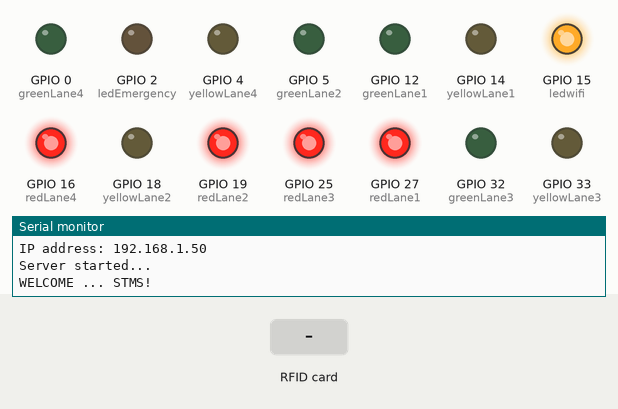
Bench run of a sketch on a simulated ESP32. On the bench: output pins drawn as LEDs (lit = HIGH), the last lines printed to the serial monitor. The test bench sets the inputs (shaded band). WiFi joins after 1.5 s; servers stay silent unless stated; random numbers use the default seed unless the sketch sets one.

Above: at 3.2 s.
3.3 s: RFID card 66 76 97 12 held to the reader
At 4.2 s:
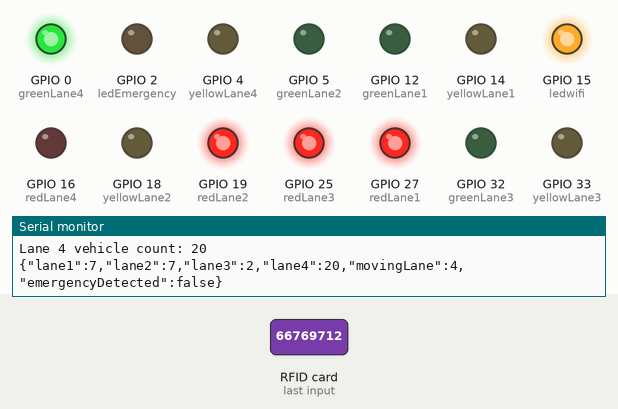
4.8 s: RFID card 06 54 D6 4B held to the reader
At 5.6 s:
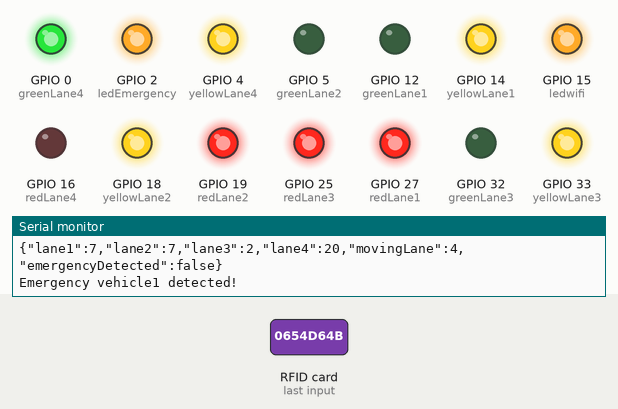
9.8 s: RFID card 23 C3 36 95 held to the reader
At 16.0 s:
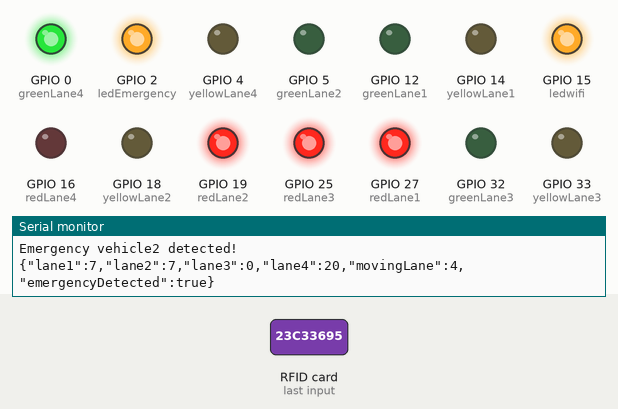
Timing chart, 0 to 16.8 s (numbered marks = the images above; inputs shaded):
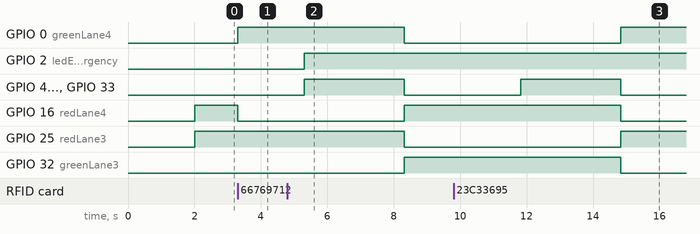

Measured:
- after the input at 3.3 s, GPIO 0 (greenLane4): LOW → HIGH at once; GPIO 16 (redLane4): HIGH → LOW at once
- after the input at 4.8 s, GPIO 0 (greenLane4), GPIO 25 (redLane3): HIGH → LOW after 3.5 s; GPIO 2 (ledEmergency): LOW → HIGH after 0.51 s; GPIO 4 (yellowLane4), GPIO 14 (yellowLane1), GPIO 18 (yellowLane2), GPIO 33 (yellowLane3): LOW → HIGH after 0.51 s, → LOW 3.0 s later; GPIO 16 (redLane4), GPIO 32 (greenLane3): LOW → HIGH after 3.5 s
- after the input at 9.8 s, GPIO 0 (greenLane4), GPIO 25 (redLane3): LOW → HIGH after 5.0 s; GPIO 4 (yellowLane4), GPIO 14 (yellowLane1), GPIO 18 (yellowLane2), GPIO 33 (yellowLane3): LOW → HIGH after 2.0 s, → LOW 3.0 s later; GPIO 16 (redLane4), GPIO 32 (greenLane3): HIGH → LOW after 5.0 s

The sketch:

STMS_source_code.ino
```cpp
#include <WiFi.h>
#include <WebServer.h>
#include <WebSocketsServer.h>
#include <ArduinoJson.h>

#include <Wire.h>
#include <PN532_I2C.h>
#include <PN532.h>
#include <NfcAdapter.h>


PN532_I2C pn532i2c(Wire);
PN532 nfc(pn532i2c);

WebServer server(80);
WebSocketsServer webSocket = WebSocketsServer(81);

const char* ssid = "OPPO A1K";
const char* password = "66769712";


const int maxAttempts = 30;
const int delayBetweenAttempts = 1000;
const int ledwifi = 15;

const int ledEmergency = 2;

const int redLane1 = 27;
const int yellowLane1 = 14;
const int greenLane1 = 12;

const int redLane2 = 19;
const int yellowLane2 = 18;
const int greenLane2 = 5;

const int redLane3 = 25;
const int yellowLane3 = 33;
const int greenLane3 = 32;

const int redLane4 = 16;
const int yellowLane4 = 4;
const int greenLane4 = 0;

int vehicleCountLane1 = 0;
int vehicleCountLane2 = 0;
int vehicleCountLane3 = 0;
int vehicleCountLane4 = 0;
int highestDensityLane = 1;

// Define flags to track the presence of emergency vehicles
bool emergencyVehicle1Detected = false;
bool emergencyVehicle2Detected = false;

uint8_t tag1[] = {0x06, 0x54, 0xD6, 0x4B};   // Tag 1 UID (Emergency vehicle 1)
uint8_t tag2[] = {0x23, 0xC3, 0x36, 0x95};  // Tag 2 UID (Emergency vehicle 2)

const char webpage[] PROGMEM = R"rawliteral(<!DOCTYPE html><html lang="en"> <head> <meta charset="UTF-8" /> <meta name="viewport" content="width=device-width, initial-scale=1.0" /> <title>Smart Traffic Management System</title> <style> body { font-family: Arial, sans-serif; background-color: #eeeeee; color: #003366; margin: 0; padding: 0; display: flex; height: 100vh; box-sizing: border-box; } .container { display: flex; flex-direction: column; align-items: center; text-align: center; flex: 1; } img { width: 100%; max-width: 600px; height: auto; display: block; } .corner-text { position: absolute; color: #23130e; font-size: 1rem; font-weight: bold; } .top-left { top: 15%; left: 15%; transform: translate(-50%, -50%); } .top-right { top: 15%; right: 15%; transform: translate(50%, -50%); } .bottom-left { bottom: 15%; left: 15%; transform: translate(-50%, 50%); } .bottom-right { bottom: 15%; right: 15%; transform: translate(50%, 50%); } .status { font-size: 1.2rem; font-weight: bold; margin-top: 5px; padding: 5px; border-radius: 5px; } .moving { color: #ffffff; background-color: #28a745; } .stopped { color: #ffffff; background-color: #dc3545; } .side-panel { width: 250px; background-color: #ffffff; padding: 20px; box-shadow: 0 0 10px rgba(0, 0, 0, 0.1); } .side-panel h2 { color: #003366; margin-top: 0; } .side-panel p { color: #666666; } .warning { display: none; background-color: #ffcc00; color: #ffffff; font-size: 1rem; font-weight: bold; padding: 10px; border-radius: 5px; margin-top: 20px; animation: flash 1s infinite; } @keyframes flash { 0%, 50%, 100% { background-color: #ff0000; } 25%, 75% { background-color: #ffcc00; } } </style> </head> <body> <div class="side-panel"> <h1>STMS</h1> <h2>Dashboard</h2> <hr /> <p><strong>Current Mode:</strong> Dynamic</p> <p><strong>System Status:</strong> Online</p> <div id="warning" class="warning">Emergency Vehicle Detected!</div> </div> <div class="container"> <div style="position: relative; width: 100%; max-width: 600px"> <img src="https://cdn.pixabay.com/photo/2023/08/13/22/19/street-8188557_1280.png" alt="four-way-intersection" /> <div class="corner-text top-right" id="Lane1"> <h2>Lane 1</h2> <p>Vehicle count: <span id="lane1">-</span></p> <div id="status1" class="status">-</div> </div> <div class="corner-text bottom-left" id="Lane2"> <div id="status2" class="status">-</div> <p>Vehicle count: <span id="lane2">-</span></p> <h2>Lane 2</h2> </div> <div class="corner-text top-left" id="Lane3"> <h2>Lane 3</h2> <p>Vehicle count: <span id="lane3">-</span></p> <div id="status3" class="status">-</div> </div> <div class="corner-text bottom-right" id="Lane4"> <div id="status4" class="status">-</div> <p>Vehicle count: <span id="lane4">-</span></p> <h2>Lane 4</h2> </div> </div> </div> <script> var Socket; function init() { Socket = new WebSocket("ws://" + window.location.hostname + ":81/"); Socket.onmessage = function (event) { processCommand(event); }; } function processCommand(event) { var obj = JSON.parse(event.data); document.getElementById("lane1").innerHTML = obj.lane1; document.getElementById("lane2").innerHTML = obj.lane2; document.getElementById("lane3").innerHTML = obj.lane3; document.getElementById("lane4").innerHTML = obj.lane4; updateStatus(1, obj.movingLane == 1); updateStatus(2, obj.movingLane == 2); updateStatus(3, obj.movingLane == 3); updateStatus(4, obj.movingLane == 4); if (obj.emergencyDetected) { document.getElementById("warning").style.display = "block"; } else { document.getElementById("warning").style.display = "none"; } } function updateStatus(lane, isMoving) { var statusElement = document.getElementById("status" + lane); if (isMoving) { statusElement.className = "status moving"; statusElement.innerHTML = "Moving..."; } else { statusElement.className = "status stopped"; statusElement.innerHTML = "Stopped!"; } } window.onload = function (event) { init(); }; </script> </body></html>)rawliteral";

void connectToWiFi();
void setup() {
  Serial.begin(115200);

  // NFC setup
  nfc.begin();
  uint32_t versiondata = nfc.getFirmwareVersion();
  if (!versiondata) {
    Serial.println("Didn't find PN53x board");
    while (1); // halt
  }
  Serial.print("Found chip PN5");
  Serial.println((versiondata >> 24) & 0xFF, HEX);
  Serial.print("Firmware ver. ");
  Serial.print((versiondata >> 16) & 0xFF, DEC);
  Serial.print('.');
  Serial.println((versiondata >> 8) & 0xFF, DEC);
  nfc.setPassiveActivationRetries(0xFF);
  nfc.SAMConfig();


  // Initialize pin modes
  pinMode(ledwifi, OUTPUT);
  digitalWrite(ledwifi, LOW);

  pinMode(ledEmergency, OUTPUT);
  pinMode(redLane1, OUTPUT);
  pinMode(yellowLane1, OUTPUT);
  pinMode(greenLane1, OUTPUT);
  pinMode(redLane2, OUTPUT);
  pinMode(yellowLane2, OUTPUT);
  pinMode(greenLane2, OUTPUT);
  pinMode(redLane3, OUTPUT);
  pinMode(yellowLane3, OUTPUT);
  pinMode(greenLane3, OUTPUT);
  pinMode(redLane4, OUTPUT);
  pinMode(yellowLane4, OUTPUT);
  pinMode(greenLane4, OUTPUT);


  // WiFi setup
  //  connectToWiFi();
  connectToWiFi();


  // Initial setup
  initialstate_allred();

  Serial.println("WELCOME ... STMS!");
}

void loop() {
  server.handleClient();
  webSocket.loop();
  checkTagAndControlTraffic();

}

void connectToWiFi() {
  Serial.println();
  Serial.print("Connecting to Wi-Fi network: ");
  Serial.println(ssid);

  int attemptCount = 0;
  digitalWrite(ledwifi, LOW);

  while (WiFi.status() != WL_CONNECTED && attemptCount < 30) {
    WiFi.begin(ssid, password);
    delay(delayBetweenAttempts);
    attemptCount++;
  }

  if (WiFi.status() == WL_CONNECTED) {
    Serial.println("Wi-Fi connected: " + String(ssid));
    Serial.print("IP address: ");
    Serial.println(WiFi.localIP());
    digitalWrite(ledwifi, HIGH);
    setupServers();
    Serial.println("Server started... ");
  } else {
    Serial.println("Failed to connect to Wi-Fi. Please check your credentials or network.");
  }
}

void setupServers() {
  server.on("/", []() {
    // server.send_P(200, "text/html", webpage);
    server.send(200, "text/html", webpage);
  });
  server.begin();

  webSocket.begin();
  webSocket.onEvent(webSocketEvent);
}

void webSocketEvent(uint8_t num, WStype_t type, uint8_t * payload, size_t length) {
  switch (type) {
    case WStype_DISCONNECTED:
      Serial.println("Client " + String(num) + " disconnected");
      break;
    case WStype_CONNECTED:
      Serial.println("Client " + String(num) + " connected");
      break;
    case WStype_TEXT:
      Serial.write(payload, length);
      Serial.println();
      break;
  }
}


void checkTagAndControlTraffic() {
  server.handleClient();
  webSocket.loop();
  boolean success;
  uint8_t uid[] = {0, 0, 0, 0, 0, 0, 0};
  uint8_t uidLength;

  success = nfc.readPassiveTargetID(PN532_MIFARE_ISO14443A, &uid[0], &uidLength);
  dynamictraffic();

  if (success) {
    server.handleClient();
    webSocket.loop();
    while (nfc.readPassiveTargetID(PN532_MIFARE_ISO14443A, &uid[0], &uidLength)) {
      delay(500);
      if (uidLength == sizeof(tag1) && memcmp(uid, tag1, sizeof(tag1)) == 0) {
        if (!emergencyVehicle1Detected) {
          Serial.println("Emergency vehicle1 detected!");
          digitalWrite(ledEmergency, HIGH);
          handleEmergencyVehicle1();
          emergencyVehicle1Detected = true;  // Set the flag
        }
      } else if (uidLength == sizeof(tag2) && memcmp(uid, tag2, sizeof(tag2)) == 0) {
        if (!emergencyVehicle2Detected) {
          Serial.println("Emergency vehicle2 detected!");
          digitalWrite(ledEmergency, HIGH);
          handleEmergencyVehicle2();
          emergencyVehicle2Detected = true;  // Set the flag
        }
      } else {
        Serial.println("Unknown vehicle detected!");
      }
    }
    digitalWrite(ledEmergency, LOW);
  } else {
    // If no tag is detected, reset the flags
    emergencyVehicle1Detected = false;
    emergencyVehicle2Detected = false;
    digitalWrite(ledEmergency, LOW);
  }
}

void handleEmergencyVehicle1() {
  server.handleClient();
  webSocket.loop();

  // Set yellow lights for all lanes before transition
  setYellowLightState(1, true);
  setYellowLightState(2, true);
  setYellowLightState(3, true);
  setYellowLightState(4, true);

  delay(3000); // Transition period

  // Turn off the yellow LEDs
  setYellowLightState(1, false);
  setYellowLightState(2, false);
  setYellowLightState(3, false);
  setYellowLightState(4, false);

  // Set traffic light states for emergency vehicle
  setTrafficLightState(1, false);
  setTrafficLightState(2, false);
  setTrafficLightState(3, true);  // Lane 2 green for emergency vehicle 1
  setTrafficLightState(4, false);

  // Set the highest density lane to lane 3 (emergency vehicle lane)
  highestDensityLane = 3;

  // Indicate that an emergency vehicle is detected
  bool emergencyDetected = true;

  while (vehicleCountLane3 != 0) {
    server.handleClient();
    webSocket.loop();
    vehicleCountLane3--; // Decrement vehicle count
    delay(1500);
    sendVehicleCountsOverWebSocket(emergencyDetected);
  }


  // Reset the vehicle count for lane 3
  vehicleCountLane3 = 0;
  emergencyDetected = false;
  sendVehicleCountsOverWebSocket(emergencyDetected); // Final update after emergency is handled

}

void handleEmergencyVehicle2() {
  server.handleClient();
  webSocket.loop();

  // Indicate that an emergency vehicle is detected
  bool emergencyDetected = true;

  // Set yellow lights for all lanes before transition
  setYellowLightState(1, true);
  setYellowLightState(2, true);
  setYellowLightState(3, true);
  setYellowLightState(4, true);

  delay(3000); // Transition period

  // Turn off the yellow LEDs
  setYellowLightState(1, false);
  setYellowLightState(2, false);
  setYellowLightState(3, false);
  setYellowLightState(4, false);

  // Set traffic light states for emergency vehicle
  setTrafficLightState(1, false);
  setTrafficLightState(2, false);
  setTrafficLightState(3, false);
  setTrafficLightState(4, true);  // Lane 4 green for emergency vehicle 2

  // Set the highest density lane to lane 4 (emergency vehicle lane)
  highestDensityLane = 4;


  // Send initial update to the web client
  sendVehicleCountsOverWebSocket(emergencyDetected);

  while (vehicleCountLane4 != 0) {
    server.handleClient();
    webSocket.loop();
    vehicleCountLane4--; // Decrement vehicle count
    delay(1500);
    sendVehicleCountsOverWebSocket(emergencyDetected);
  }


  // Reset the vehicle count for lane 3
  vehicleCountLane4 = 0;
  emergencyDetected = false;
  sendVehicleCountsOverWebSocket(emergencyDetected); // Final update after emergency is handled


}


void initialstate_allred() {
  digitalWrite(redLane1, HIGH);
  digitalWrite(yellowLane1, LOW);
  digitalWrite(greenLane1, LOW);
  digitalWrite(redLane2, HIGH);
  digitalWrite(yellowLane2, LOW);
  digitalWrite(greenLane2, LOW);
  digitalWrite(redLane3, HIGH);
  digitalWrite(yellowLane3, LOW);
  digitalWrite(greenLane3, LOW);
  digitalWrite(redLane4, HIGH);
  digitalWrite(yellowLane4, LOW);
  digitalWrite(greenLane4, LOW);
}

void dynamictraffic() {
  server.handleClient();
  webSocket.loop();
  // Determine if the traffic light is currently green for any lane
  bool isAnyGreen = digitalRead(greenLane1) || digitalRead(greenLane2) || digitalRead(greenLane3) || digitalRead(greenLane4);

  int currentGreenLane = 0;

  // Find the currently green lane
  if (digitalRead(greenLane1)) currentGreenLane = 1;
  else if (digitalRead(greenLane2)) currentGreenLane = 2;
  else if (digitalRead(greenLane3)) currentGreenLane = 3;
  else if (digitalRead(greenLane4)) currentGreenLane = 4;

  // Update vehicle counts for each lane
  if (isAnyGreen) {
    server.handleClient();
    webSocket.loop();
    // Decrease vehicle count for the currently green lane
    switch (currentGreenLane) {
      case 1:
        vehicleCountLane1 = static_cast<int>(max(vehicleCountLane1 - static_cast<int>(random(8, 15)), 0));
        //        vehicleCountLane1 += random(0, 11); // Adjust the range as needed
        vehicleCountLane2 += random(0, 11);
        vehicleCountLane3 += random(0, 11);
        vehicleCountLane4 += random(0, 11);
        break;

      case 2:
        vehicleCountLane2 = static_cast<int>(max(vehicleCountLane1 - static_cast<int>(random(8, 15)), 0));
        vehicleCountLane1 += random(0, 11); // Adjust the range as needed
        //        vehicleCountLane2 -= random(, 11);
        vehicleCountLane3 += random(0, 11);
        vehicleCountLane4 += random(0, 11);
        break;

      case 3:
        vehicleCountLane3 = static_cast<int>(max(vehicleCountLane1 - static_cast<int>(random(8, 15)), 0));
        vehicleCountLane1 += random(0, 11); // Adjust the range as needed
        vehicleCountLane2 += random(0, 11);
        //        vehicleCountLane3 += random(0, 11);
        vehicleCountLane4 += random(0, 11);
        break;

      case 4:
        vehicleCountLane4 = static_cast<int>(max(vehicleCountLane1 - static_cast<int>(random(8, 15)), 0));
        vehicleCountLane1 += random(0, 11); // Adjust the range as needed
        vehicleCountLane2 += random(0, 11);
        vehicleCountLane3 += random(0, 11);
        //        vehicleCountLane4 += random(0, 11);
        break;
    }

    // Check if the current lane now has the lowest vehicle count
    int lowestCount = vehicleCountLane1;
    int newHighestDensityLane = 1;

    if (vehicleCountLane2 < lowestCount) {
      lowestCount = vehicleCountLane2;
    }
    if (vehicleCountLane3 < lowestCount) {
      lowestCount = vehicleCountLane3;
    }
    if (vehicleCountLane4 < lowestCount) {
      lowestCount = vehicleCountLane4;
    }

    // Determine lane with the highest vehicle density that is not the current green lane
    if (vehicleCountLane1 > lowestCount && vehicleCountLane1 > vehicleCountLane2 && vehicleCountLane1 > vehicleCountLane3 && vehicleCountLane1 > vehicleCountLane4) {
      newHighestDensityLane = 1;
    } else if (vehicleCountLane2 > lowestCount && vehicleCountLane2 > vehicleCountLane1 && vehicleCountLane2 > vehicleCountLane3 && vehicleCountLane2 > vehicleCountLane4) {
      newHighestDensityLane = 2;
    } else if (vehicleCountLane3 > lowestCount && vehicleCountLane3 > vehicleCountLane1 && vehicleCountLane3 > vehicleCountLane2 && vehicleCountLane3 > vehicleCountLane4) {
      newHighestDensityLane = 3;
    } else if (vehicleCountLane4 > lowestCount && vehicleCountLane4 > vehicleCountLane1 && vehicleCountLane4 > vehicleCountLane2 && vehicleCountLane4 > vehicleCountLane3) {
      newHighestDensityLane = 4;
    }

    // Switch to the lane with the highest density if the current lane now has the lowest vehicle count
    if (currentGreenLane != newHighestDensityLane) {
      // Turn on yellow LEDs for both lanes involved in the transition
      setYellowLightState(currentGreenLane, true);
      setYellowLightState(newHighestDensityLane, true);

      delay(3000); // Transition period

      // Turn off the yellow LEDs
      setYellowLightState(currentGreenLane, false);
      setYellowLightState(newHighestDensityLane, false);

      // Switch traffic lights
      setTrafficLightState(currentGreenLane, false);
      setTrafficLightState(newHighestDensityLane, true);
    }
  } else {
    // If no lane is green, randomly increase or keep vehicle counts constant
    vehicleCountLane1 += random(0, 21); // Adjust the range as needed
    vehicleCountLane2 += random(0, 21);
    vehicleCountLane3 += random(0, 21);
    vehicleCountLane4 += random(0, 21);
  }

  Serial.print("Lane 1 vehicle count: ");
  Serial.println(vehicleCountLane1);

  Serial.print("Lane 2 vehicle count: ");
  Serial.println(vehicleCountLane2);

  Serial.print("Lane 3 vehicle count: ");
  Serial.println(vehicleCountLane3);

  Serial.print("Lane 4 vehicle count: ");
  Serial.println(vehicleCountLane4);

  Serial.println("");

  // Determine lane with the highest vehicle density
  int highestDensity = vehicleCountLane1;
  highestDensityLane = 1; // Reset highestDensityLane
  if (vehicleCountLane2 > highestDensity) {
    highestDensity = vehicleCountLane2;
    highestDensityLane = 2;
  }
  if (vehicleCountLane3 > highestDensity) {
    highestDensity = vehicleCountLane3;
    highestDensityLane = 3;
  }
  if (vehicleCountLane4 > highestDensity) {
    highestDensity = vehicleCountLane4;
    highestDensityLane = 4;
  }

  // Control traffic lights based on vehicle density
  setTrafficLightState(1, highestDensityLane == 1);
  setTrafficLightState(2, highestDensityLane == 2);
  setTrafficLightState(3, highestDensityLane == 3);
  setTrafficLightState(4, highestDensityLane == 4);

  // Send vehicle counts over WebSocket whenever they change
  sendVehicleCountsOverWebSocket(false);
}

void setTrafficLightState(int lane, bool green) {
  server.handleClient();
  webSocket.loop();
  switch (lane) {
    case 1:
      digitalWrite(redLane1, !green);
      digitalWrite(yellowLane1, LOW);
      digitalWrite(greenLane1, green);
      break;
    case 2:
      digitalWrite(redLane2, !green);
      digitalWrite(yellowLane2, LOW);
      digitalWrite(greenLane2, green);
      break;
    case 3:
      digitalWrite(redLane3, !green);
      digitalWrite(yellowLane3, LOW);
      digitalWrite(greenLane3, green);
      break;
    case 4:
      digitalWrite(redLane4, !green);
      digitalWrite(yellowLane4, LOW);
      digitalWrite(greenLane4, green);
      break;
    default:
      break;
  }
}

void setYellowLightState(int lane, bool yellow) {
  server.handleClient();
  webSocket.loop();
  switch (lane) {
    case 1:
      digitalWrite(yellowLane1, yellow);
      break;
    case 2:
      digitalWrite(yellowLane2, yellow);
      break;
    case 3:
      digitalWrite(yellowLane3, yellow);
      break;
    case 4:
      digitalWrite(yellowLane4, yellow);
      break;
    default:
      break;
  }
}

//void sendVehicleCountsOverWebSocket() {
//  String vehicleCounts = "";
//  StaticJsonDocument<200> doc;
//  JsonObject object = doc.to<JsonObject>();
//  object["lane1"] = vehicleCountLane1;
//  object["lane2"] = vehicleCountLane2;
//  object["lane3"] = vehicleCountLane3;
//  object["lane4"] = vehicleCountLane4;
//  object["movingLane"] = highestDensityLane; //include the moving lane status
//  serializeJson(doc, vehicleCounts);
//  Serial.println(vehicleCounts);
//  Serial.println("");
//  webSocket.broadcastTXT(vehicleCounts);
//}

void sendVehicleCountsOverWebSocket(bool emergencyDetected) {
  String vehicleCounts = "";
  StaticJsonDocument<200> doc;
  JsonObject object = doc.to<JsonObject>();
  object["lane1"] = vehicleCountLane1;
  object["lane2"] = vehicleCountLane2;
  object["lane3"] = vehicleCountLane3;
  object["lane4"] = vehicleCountLane4;
  object["movingLane"] = highestDensityLane; // include the moving lane status
  object["emergencyDetected"] = emergencyDetected; // emergency detection flag
  serializeJson(doc, vehicleCounts);
  Serial.println(vehicleCounts);
  Serial.println("");
  webSocket.broadcastTXT(vehicleCounts);
}
```
